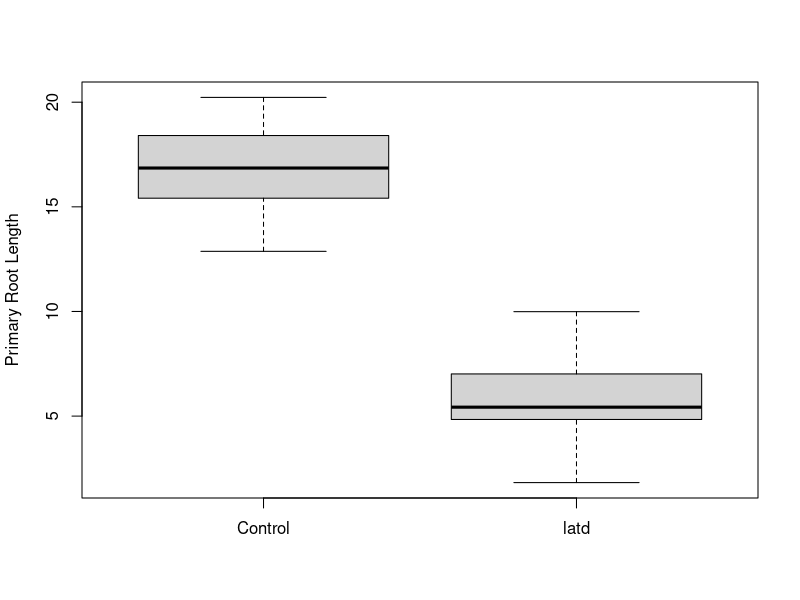
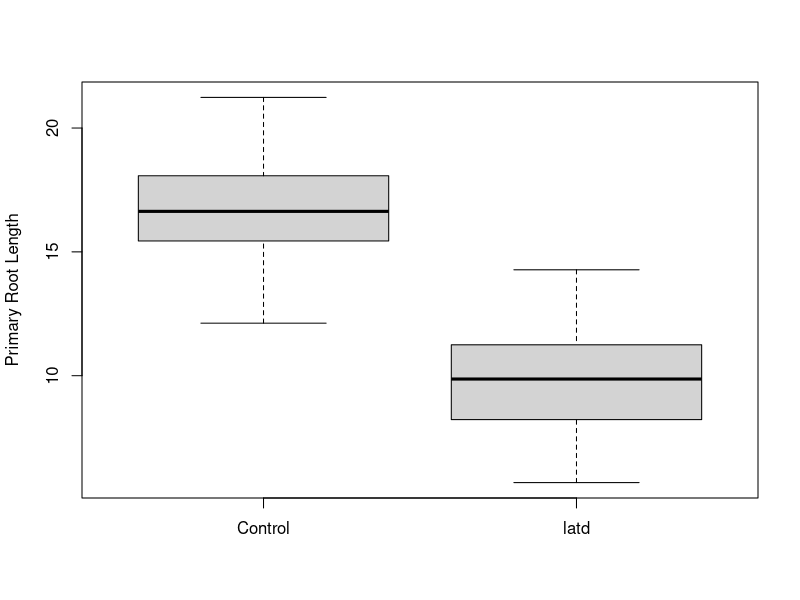
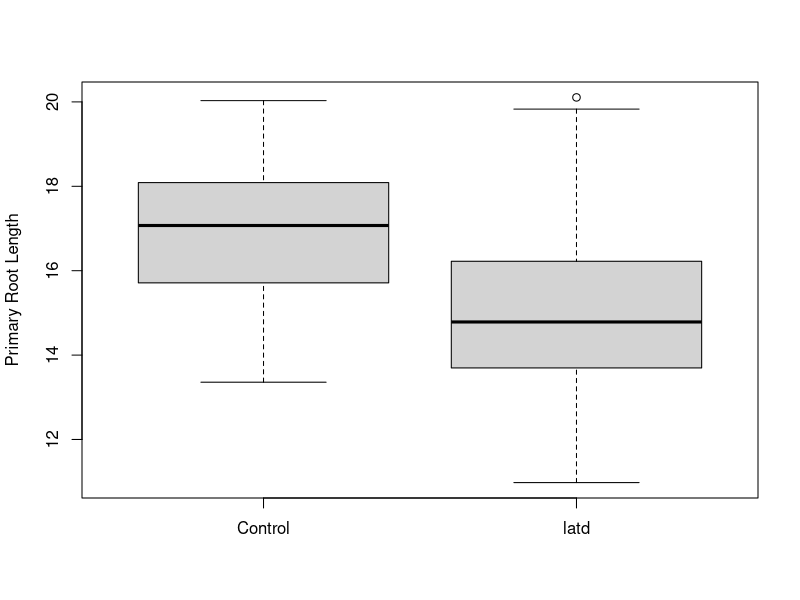
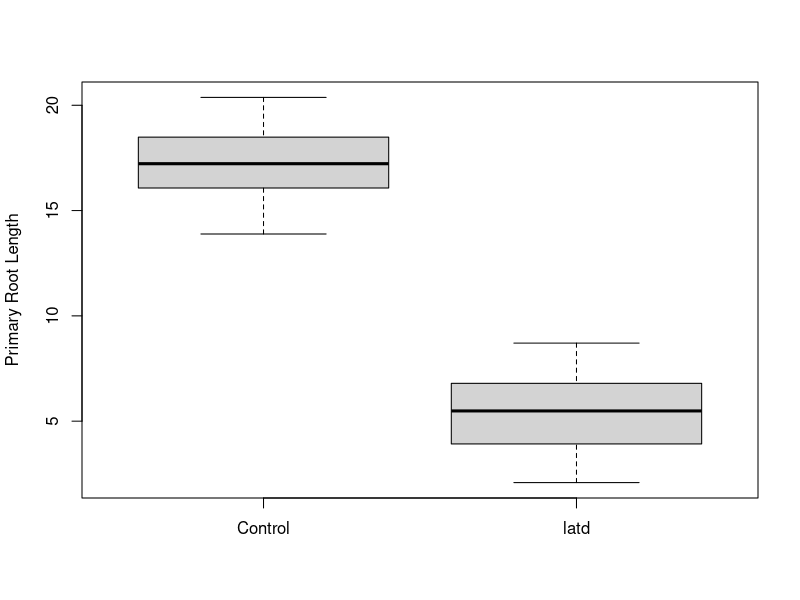
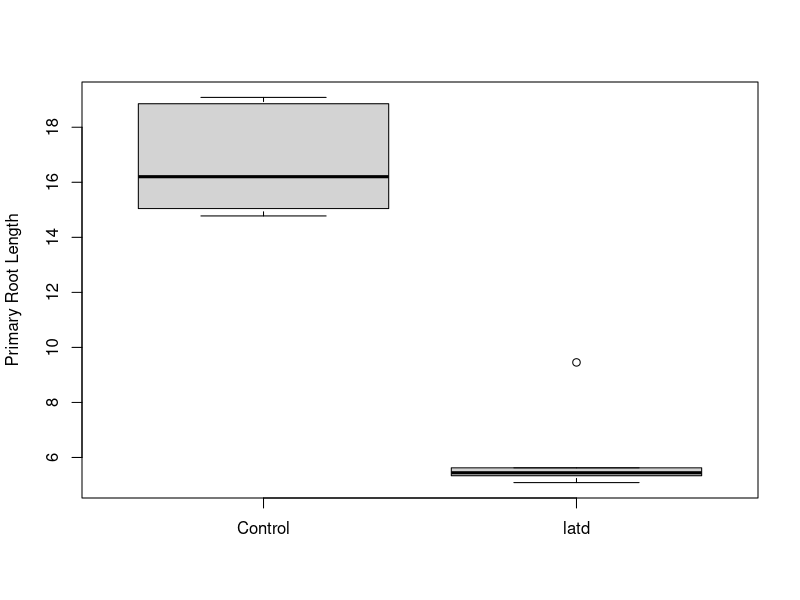
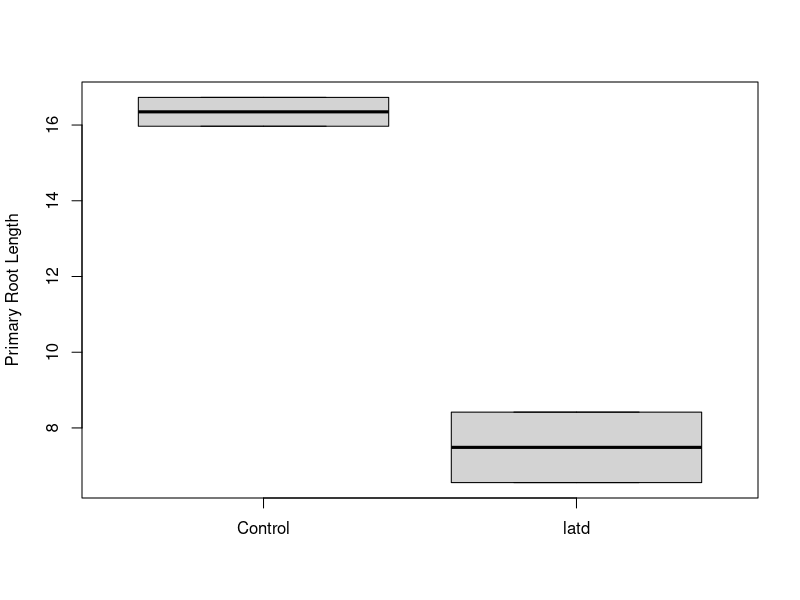

R code for these plots, in order:
## ---- chunk 1
knitr::opts_chunk$set(echo = TRUE)
## ---- chunk 2
control <- rnorm(n = 28, mean = 17, sd = 2) 
latd <- rnorm(n = 28, mean = 6, sd = 2)
df <- data.frame(control, latd)
t_test <- t.test(latd, control)
print(t_test)
boxplot(control, latd, 
        names = c('Control', 'latd'),
        ylab = 'Primary Root Length',
        title = 'Primary root Length: latd vs. Wild')
## ---- chunk 3
control <- rnorm(n = 28, mean = 17, sd = 2) 
latd <- rnorm(n = 28, mean = 10, sd = 2)
df <- data.frame(control, latd)
t_test <- t.test(latd, control)
print(t_test)
boxplot(control, latd, 
        names = c('Control', 'latd'),
        ylab = 'Primary Root Length',
        title = 'Primary root Length: latd vs. Wild')
## ---- chunk 4
control <- rnorm(n = 28, mean = 17, sd = 2) 
latd <- rnorm(n = 28, mean = 15, sd = 2)
df <- data.frame(control, latd)
t_test <- t.test(latd, control)
print(t_test)
boxplot(control, latd, 
        names = c('Control', 'latd'),
        ylab = 'Primary Root Length',
        title = 'Primary root Length: latd vs. Wild')
## ---- chunk 5
control <- rnorm(n = 15, mean = 17, sd = 2) 
latd <- rnorm(n = 15, mean = 6, sd = 2)
df <- data.frame(control, latd)
t_test <- t.test(latd, control)
print(t_test)
boxplot(control, latd, 
        names = c('Control', 'latd'),
        ylab = 'Primary Root Length',
        title = 'Primary root Length: latd vs. Wild')
## ---- chunk 6
control <- rnorm(n = 5, mean = 17, sd = 2) 
latd <- rnorm(n = 5, mean = 6, sd = 2)
df <- data.frame(control, latd)
t_test <- t.test(latd, control)
print(t_test)
boxplot(control, latd, 
        names = c('Control', 'latd'),
        ylab = 'Primary Root Length',
        title = 'Primary root Length: latd vs. Wild')
## ---- chunk 7
control <- rnorm(n = 2, mean = 17, sd = 2) 
latd <- rnorm(n = 2, mean = 6, sd = 2)
df <- data.frame(control, latd)
t_test <- t.test(latd, control)
print(t_test)
boxplot(control, latd, 
        names = c('Control', 'latd'),
        ylab = 'Primary Root Length',
        title = 'Primary root Length: latd vs. Wild')
